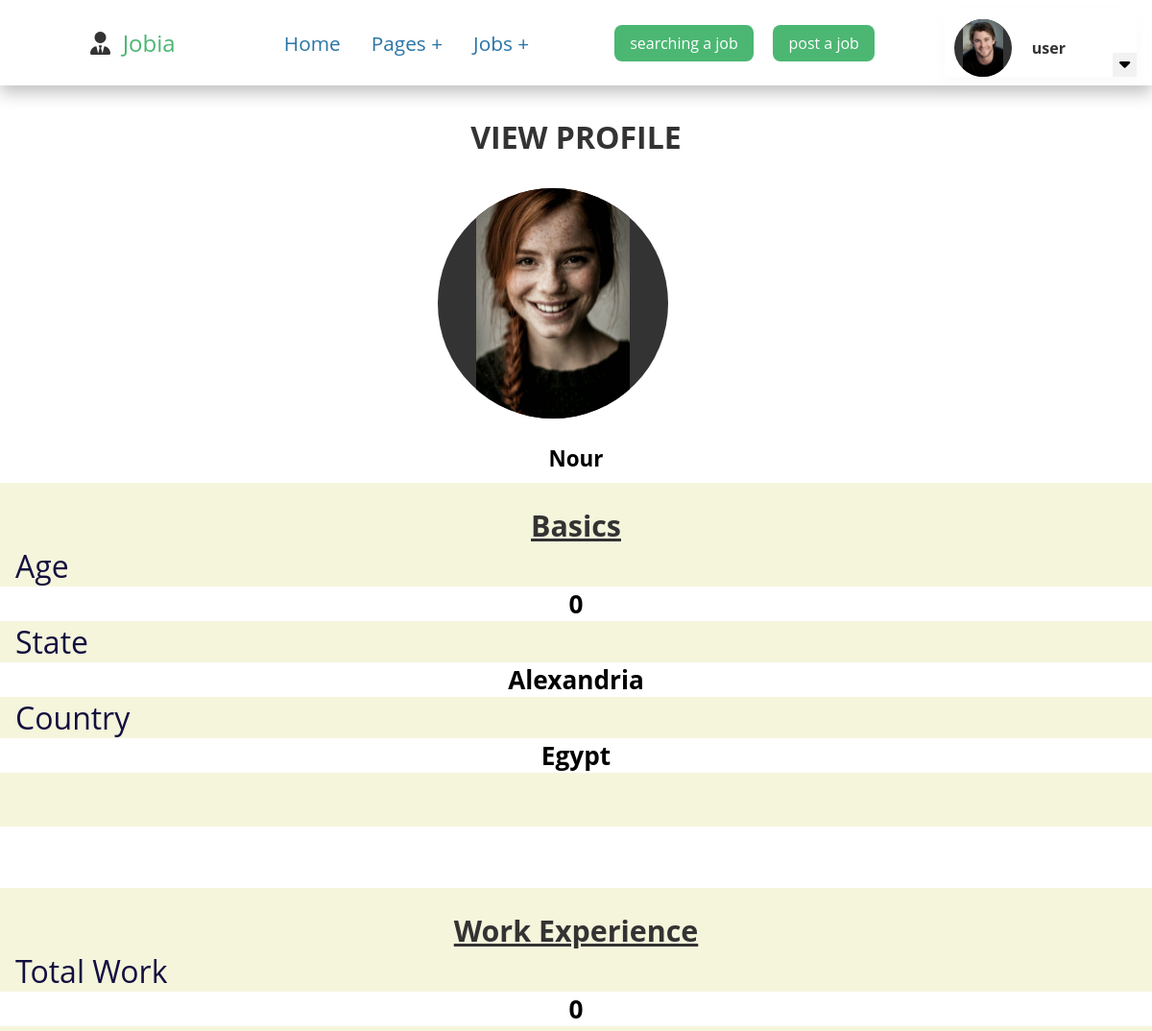
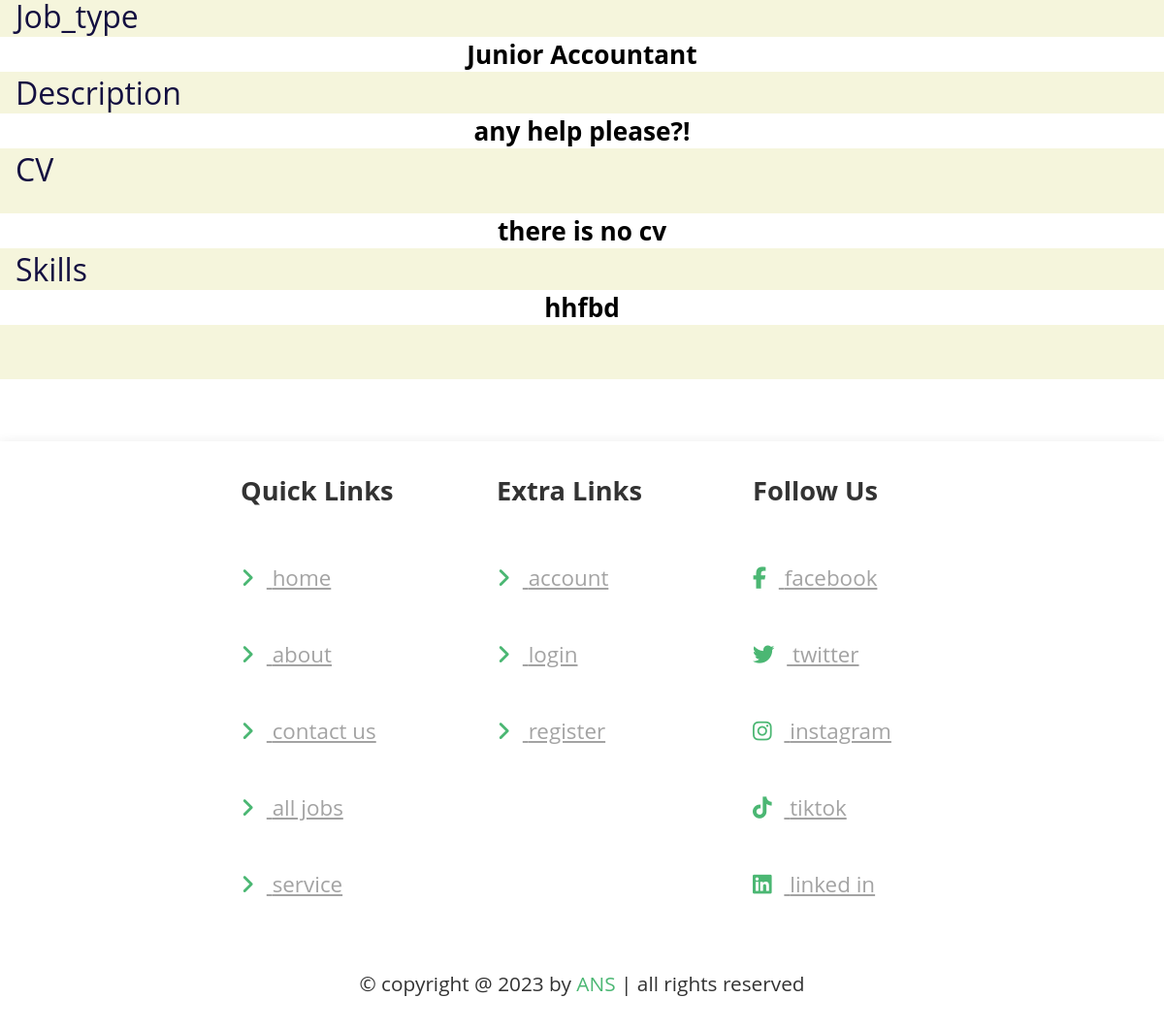
Page /user_view_profile_home.php?id=40 (signed in) on the committed database (2 pictures, top to bottom).
### tables this page shows
CREATE TABLE `need_job` (
  `id` int(100) NOT NULL,
  `user_id` int(100) NOT NULL,
  `user_name` varchar(100) NOT NULL,
  `user_email` varchar(100) NOT NULL,
  `user_image` varchar(100) NOT NULL,
  `user_job_type` varchar(100) NOT NULL,
  `user_cv` varchar(535) NOT NULL,
  `user_details` varchar(100) NOT NULL,
  `user_state` varchar(100) NOT NULL,
  `user_country` varchar(100) NOT NULL,
  `user_description` varchar(100) NOT NULL,
  `user_age` int(100) NOT NULL,
  `user_experience` int(100) NOT NULL,
  `realtime` datetime DEFAULT NULL
);

### user_view_profile_home.php (the view, shortened to what this page needs)
<?php
@include 'config.php';
?>
<!DOCTYPE html>
<html lang="en">
<head>
    <link href='https://unpkg.com/boxicons@2.1.4/css/boxicons.min.css' rel='stylesheet'>
    <link rel="stylesheet" href="https://cdnjs.cloudflare.com/ajax/libs/font-awesome/6.2.1/css/all.min.css">
    <link rel="stylesheet" href="https://cdnjs.cloudflare.com/ajax/libs/font-awesome/4.7.0/css/font-awesome.min.css">
    <link rel="stylesheet" href="style.css">
</head>
<body>
<?php
@include 'header2.php';
?>
<section class="profile">
    <h3 class="title">view profile</h3>
    <div class="box-container">
        <?php
            if(isset($_GET['id'])){
                $id = $_GET['id'];
                $select_job = mysqli_query($conn, "SELECT * FROM `need_job` WHERE id = '$id'") or die('query failed');
                if(mysqli_num_rows($select_job) > 0){
                    while($fetch_job = mysqli_fetch_assoc($select_job)){
        ?>
        <form action="" method="post" enctype="multipart/form-data">
            <div class="imgBox">
                <img src="users_img/<?php echo $fetch_job['user_image']; ?>" alt="" class="image">
            </div>
            <div class="form-group">
                <h3 class="name"><?php echo $fetch_job['user_name']; ?></h3>
            </div>
            <div class="box">
                <h3 class="title">basics</h3>
                <div class="form-group">
                    <label for="age">age</label>
                    <h3><?php echo $fetch_job['user_age']; ?></h3>
                </div>
                <div class="form-group">
                    <label for="state">state</label>
                    <h3><?php echo $fetch_job['user_state']; ?></h3>
                </div>
                <div class="form-group">
                    <label for="country">Country</label>
                    <h3><?php echo $fetch_job['user_country']; ?></h3>
                </div>
            </div>
            <div class="box">
                <h3 class="title">work experience</h3>
                <div class="form-group">
                    <label for="work">total work</label>
                    <h3><?php echo $fetch_job['user_experience']; ?></h3>
                </div>
                <div class="form-group">
                    <label for="work">job_type</label>
                    <h3><?php echo $_SESSION['user_job_type']; ?></h3>
                </div>
                <div class="form-group">
                    <label for="work">description</label>
                    <h3><?php echo $fetch_job['user_description']; ?></h3>
                </div>
                <div class="form-group">
                    <label for="cv">CV</label><br><br>
                    <?php
                        if($fetch_job['user_cv']==''){
                    ?>
                    <h3>there is no cv</h3>
                    <?php
                        } else{
                    ?>
                        <embed src="uploaded_cv/<?php echo $fetch_job['user_cv']; ?>" width="800" height="500" style="margin-left: 10rem;"><br>
                        <?php } ?>
                </div>
                <div class="form-group">
                    <label for="skills">skills</label>
                    <h3><?php echo $fetch_job['user_details']; ?></h3>
                </div>
            </div>
        </form>
        <?php
        }
                }
            }else{
                echo '<p class="empty" style="font-size: 1.5rem; color: red; text-align: center; margin-bottom: 2rem;">no profile details available!</p>';
            }
        ?>
    </div>
</section>
<?php
@include 'footer.php';
?>
</body>
</html>

### style.css (style rules this page uses)
:root { --move: #3c00a0; --black_blue: #130f40; --light_green: #1F618D; --light_blue: #2874A6; --blue: #3194E8; --blue_green: #33F2EA; --light_white: #cccccc40; --green:#4BB773; --gray:#A3A3A3; --black: #333; --white: #fff; --border: .17rem rgba(0, 0, 0, 0.194); --box-shadow:0 .5rem 1rem rgba(0, 0, 0, 0.242); }
* { margin: 0; padding: 0; box-sizing: border-box; outline: none; font-family: 'Open Sans', sans-serif; }
html { overflow-x: hidden; scroll-behavior: smooth; scroll-padding-top: 6.5rem; }
body { font-size: 18px; position: relative; }
.profile .title { text-align: center; margin: 2rem 0; color: var(--black); text-transform: uppercase; font-size: 2rem; }
.profile .box-container form .imgBox { position: relative; width: 15rem; height: 15rem; overflow: hidden; background: var(--black); border-radius: 50%; margin-bottom: 0; margin-top: 0; margin-left: 38%; }
.profile .box-container form .imgBox img { position: absolute; width: 100%; height: 100%; object-fit: contain; }
.profile .box-container form .form-group .name { text-align: center; margin: auto; width: 16%; border: var(--border); padding: 10px; font-size: 1.4rem; }
.profile .box-container form .box .form-group { text-align: center; margin: auto; width: 16%; border: var(--border); padding: 10px; font-size: 1.4rem; }
.profile .box-container form .box { background: beige; border: var(--border); width: 100%; margin-bottom: 4rem; padding-bottom: 3.5rem; padding-top: 1.5rem; }
.profile .box-container form .box .title { text-align: center; margin: 0; text-transform: capitalize; color: var(--black); font-size: 1.9rem; text-decoration: underline var(--black); }
.profile .box-container form .box .form-group, .profile .box-container form .edit .form-group { margin-left: 0; font-size: 1.4rem; display: contents; }
.profile .box-container form .box .form-group label { margin-right: 2rem; padding: 2rem 1rem; font-size: 2rem; color: var(--black_blue); text-transform: capitalize; }
.profile .box-container form .box .form-group h3, .profile .box-container form .form-group h3 { min-width: max-content; width: 100%; background: var(--white); border: var(--border); }
.profile .box-container form .form-group { margin-top: 1rem; display: flex; flex-wrap: wrap; gap: 1rem; }

### rows in the picture
need_job: user_image (picture), user_name "Nour", user_age "0", user_state "Alexandria", user_country "Egypt", user_experience "0", user_description "any help please?!", user_cv "there is no cv", user_details "hhfbd"

### other values in the picture
$_SESSION['user_name'] "user"
